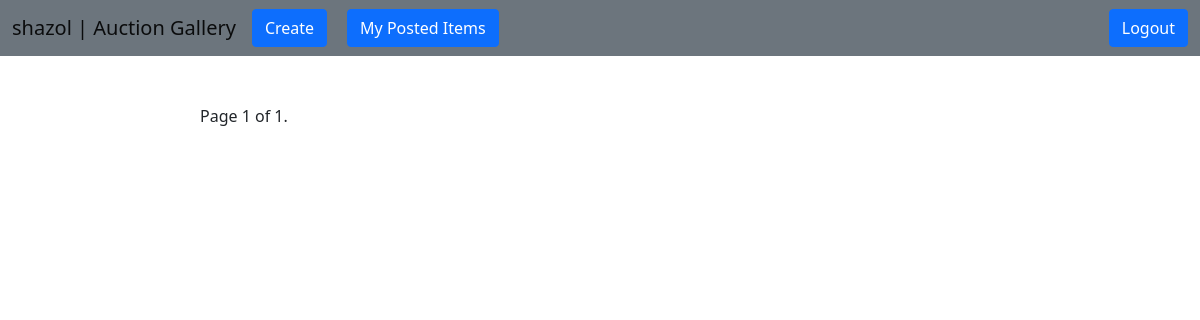
Page /auction/11/my-items/ (signed in) on the earlier database version.
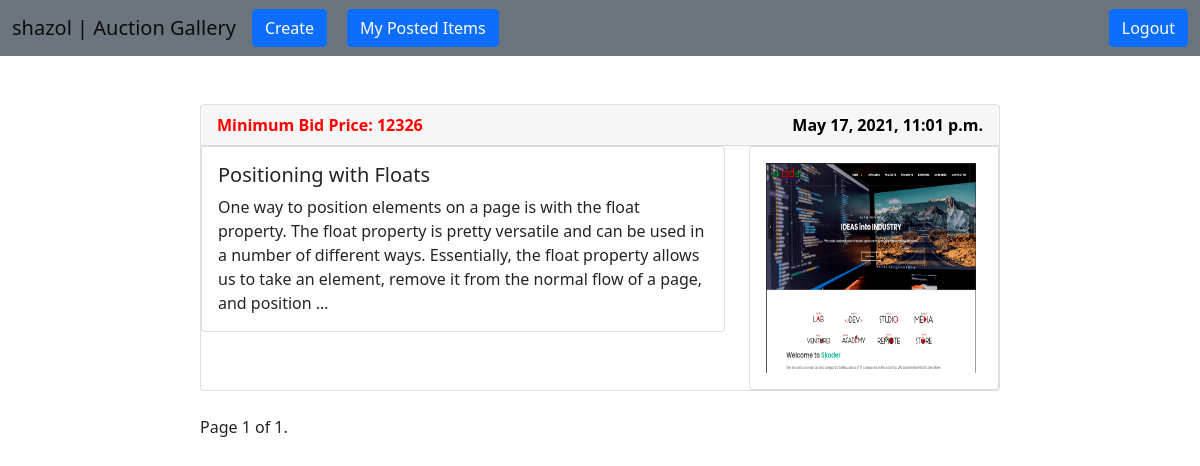
Same page on the later database version.
### auction/models.py (models this page shows, shortened)
class Product(models.Model):
    user = models.ForeignKey(NewUser, on_delete=models.CASCADE)
    name = models.CharField(max_length=255)
    description = models.TextField()
    image = models.ImageField(upload_to=image_path, default='product/placeholder.png')
    min_price = models.CharField(max_length=255)
    end_date = models.DateTimeField(auto_now_add=False)

### auction/views.py (the view)
# urls.py: path('<str:pk>/my-items/', views.MyPostedItems, name='my-items'),
@login_required(login_url='login')
def MyPostedItems(request, pk):
    products = Product.objects.filter(user_id=pk)
    paginator = Paginator(products, 4)
    page_number = request.GET.get('page')
    page_obj = paginator.get_page(page_number)
    context = {
        'products': products,
        'page_obj': page_obj,
    }
    return render(request, 'myPostedItems.html', context)

### users/models.py (called while the page is built)
    def __str__(self):
        return self.user_name

### templates/myPostedItems.html (shortened to what this page needs)
{% extends 'base.html' %}
{% block content %}
    <br><br>
    <div class="col-md-8" style="margin: auto">
        {% for product in products %}
            <div class="card">
                <div class="card-header" style="color: red; font-weight: bolder">
                    Minimum Bid Price: {{ product.min_price }}
                    <span style="float: right; color: black">
                    {{ product.end_date }}
                </span>
                </div>
                <div class="row">
                    <div class="col-sm-8">
                        <div class="card">
                            <div class="card-body">
                                <h5 class="card-title">{{ product.name }}</h5>
                                <p class="card-text">{{ product.description | truncatewords:50 }}</p>
                            </div>
                        </div>
                    </div>
                    <div class="col-sm-4">
                        <div class="card">
                            <div class="card-body">
                                <img src="{{ product.image.url }}" style="height: 210px; width: 210px;"/>
                            </div>
                        </div>
                    </div>
                </div>
            </div>
            <br>
        {% endfor %}
        <div class="pagination">
            <span class="step-links">
                <span class="current">
                    Page {{ page_obj.number }} of {{ page_obj.paginator.num_pages }}.
                </span>
            </span>
        </div>
    </div>
{% endblock %}

Differences in the rows shown:
added Product: min_price "12326", end_date "May 17, 2021, 11:01 p.m.", name "Positioning with Floats", description "One way to position elements on a page is with the float property. The float property is pretty versatile and can be used in a number of different ways. Essentially, the float property allows us to take an element, remove it from the normal flow of a page, and position …", image (picture)
